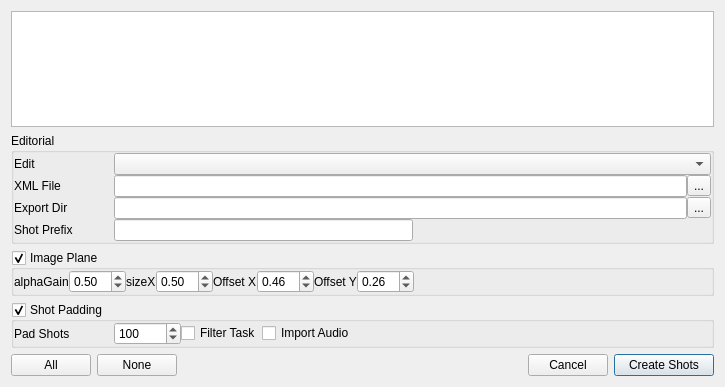
<?xml version="1.0" encoding="UTF-8"?>
<ui version="4.0">
 <class>SequenceShotTableDialog</class>
 <widget class="QDialog" name="SequenceShotTableDialog">
  <property name="geometry">
   <rect>
    <x>0</x>
    <y>0</y>
    <width>725</width>
    <height>387</height>
   </rect>
  </property>
  <property name="windowTitle">
   <string>Dialog</string>
  </property>
  <layout class="QVBoxLayout" name="verticalLayout_5">
   <item>
    <widget class="QTableView" name="tableView"/>
   </item>
   <item>
    <widget class="QGroupBox" name="groupBox_2">
     <property name="title">
      <string>Editorial</string>
     </property>
     <layout class="QVBoxLayout" name="verticalLayout_4">
      <property name="spacing">
       <number>0</number>
      </property>
      <property name="leftMargin">
       <number>0</number>
      </property>
      <property name="topMargin">
       <number>0</number>
      </property>
      <property name="rightMargin">
       <number>0</number>
      </property>
      <property name="bottomMargin">
       <number>0</number>
      </property>
      <item>
       <layout class="QHBoxLayout" name="horizontalLayout_7">
        <item>
         <widget class="QLabel" name="labelEdit">
          <property name="minimumSize">
           <size>
            <width>100</width>
            <height>0</height>
           </size>
          </property>
          <property name="maximumSize">
           <size>
            <width>100</width>
            <height>16777215</height>
           </size>
          </property>
          <property name="text">
           <string>Edit</string>
          </property>
         </widget>
        </item>
        <item>
         <widget class="QComboBox" name="comboBoxEdit"/>
        </item>
       </layout>
      </item>
      <item>
       <layout class="QHBoxLayout" name="horizontalLayout_5">
        <item>
         <widget class="QLabel" name="labelXmlFile">
          <property name="minimumSize">
           <size>
            <width>100</width>
            <height>0</height>
           </size>
          </property>
          <property name="maximumSize">
           <size>
            <width>100</width>
            <height>16777215</height>
           </size>
          </property>
          <property name="text">
           <string>XML File</string>
          </property>
         </widget>
        </item>
        <item>
         <widget class="QLineEdit" name="lineEditXmlFile"/>
        </item>
        <item>
         <widget class="QToolButton" name="toolButtonXmlFile">
          <property name="text">
           <string>...</string>
          </property>
         </widget>
        </item>
       </layout>
      </item>
      <item>
       <layout class="QHBoxLayout" name="horizontalLayout_6">
        <item>
         <widget class="QLabel" name="labelExportDir">
          <property name="minimumSize">
           <size>
            <width>100</width>
            <height>0</height>
           </size>
          </property>
          <property name="maximumSize">
           <size>
            <width>100</width>
            <height>16777215</height>
           </size>
          </property>
          <property name="text">
           <string>Export Dir</string>
          </property>
         </widget>
        </item>
        <item>
         <widget class="QLineEdit" name="lineEditExportDir"/>
        </item>
        <item>
         <widget class="QToolButton" name="toolButtonExportDir">
          <property name="text">
           <string>...</string>
          </property>
         </widget>
        </item>
       </layout>
      </item>
      <item>
       <layout class="QHBoxLayout" name="horizontalLayout_3">
        <item>
         <widget class="QLabel" name="labelShotPrefix">
          <property name="minimumSize">
           <size>
            <width>100</width>
            <height>0</height>
           </size>
          </property>
          <property name="maximumSize">
           <size>
            <width>100</width>
            <height>16777215</height>
           </size>
          </property>
          <property name="text">
           <string>Shot Prefix</string>
          </property>
         </widget>
        </item>
        <item>
         <widget class="QLineEdit" name="lineEditShotPrefix"/>
        </item>
        <item>
         <spacer name="horizontalSpacer_3">
          <property name="orientation">
           <enum>Qt::Horizontal</enum>
          </property>
          <property name="sizeHint" stdset="0">
           <size>
            <width>40</width>
            <height>20</height>
           </size>
          </property>
         </spacer>
        </item>
       </layout>
      </item>
     </layout>
    </widget>
   </item>
   <item>
    <widget class="QGroupBox" name="groupBoxImagePlane">
     <property name="title">
      <string>Image Plane</string>
     </property>
     <property name="checkable">
      <bool>true</bool>
     </property>
     <layout class="QVBoxLayout" name="verticalLayout_2">
      <property name="spacing">
       <number>0</number>
      </property>
      <property name="leftMargin">
       <number>0</number>
      </property>
      <property name="topMargin">
       <number>0</number>
      </property>
      <property name="rightMargin">
       <number>0</number>
      </property>
      <property name="bottomMargin">
       <number>0</number>
      </property>
      <item>
       <layout class="QVBoxLayout" name="verticalLayout">
        <item>
         <layout class="QHBoxLayout" name="horizontalLayout_4">
          <item>
           <widget class="QLabel" name="labeAlphaGain">
            <property name="text">
             <string>alphaGain</string>
            </property>
           </widget>
          </item>
          <item>
           <widget class="QDoubleSpinBox" name="doubleSpinBoxAlphaGain">
            <property name="value">
             <double>0.500000000000000</double>
            </property>
           </widget>
          </item>
          <item>
           <widget class="QLabel" name="labelSizeX">
            <property name="text">
             <string>sizeX</string>
            </property>
           </widget>
          </item>
          <item>
           <widget class="QDoubleSpinBox" name="doubleSpinBoxSizeX">
            <property name="value">
             <double>0.500000000000000</double>
            </property>
           </widget>
          </item>
          <item>
           <widget class="QLabel" name="labelOffsetX">
            <property name="text">
             <string>Offset X</string>
            </property>
           </widget>
          </item>
          <item>
           <widget class="QDoubleSpinBox" name="doubleSpinBoxOffsetX">
            <property name="value">
             <double>0.460000000000000</double>
            </property>
           </widget>
          </item>
          <item>
           <widget class="QLabel" name="labelOffsetY">
            <property name="text">
             <string>Offset Y</string>
            </property>
           </widget>
          </item>
          <item>
           <widget class="QDoubleSpinBox" name="doubleSpinBoxOffsetY">
            <property name="value">
             <double>0.260000000000000</double>
            </property>
           </widget>
          </item>
          <item>
           <spacer name="horizontalSpacer_4">
            <property name="orientation">
             <enum>Qt::Horizontal</enum>
            </property>
            <property name="sizeHint" stdset="0">
             <size>
              <width>40</width>
              <height>20</height>
             </size>
            </property>
           </spacer>
          </item>
         </layout>
        </item>
       </layout>
      </item>
     </layout>
    </widget>
   </item>
   <item>
    <widget class="QGroupBox" name="groupBoxShotPadding">
     <property name="title">
      <string>Shot Padding</string>
     </property>
     <property name="checkable">
      <bool>true</bool>
     </property>
     <layout class="QVBoxLayout" name="verticalLayout_3">
      <property name="spacing">
       <number>0</number>
      </property>
      <property name="leftMargin">
       <number>0</number>
      </property>
      <property name="topMargin">
       <number>0</number>
      </property>
      <property name="rightMargin">
       <number>0</number>
      </property>
      <property name="bottomMargin">
       <number>0</number>
      </property>
      <item>
       <layout class="QHBoxLayout" name="horizontalLayout_2">
        <item>
         <widget class="QLabel" name="labelShotPadding">
          <property name="minimumSize">
           <size>
            <width>100</width>
            <height>0</height>
           </size>
          </property>
          <property name="maximumSize">
           <size>
            <width>100</width>
            <height>16777215</height>
           </size>
          </property>
          <property name="text">
           <string>Pad Shots</string>
          </property>
         </widget>
        </item>
        <item>
         <widget class="QSpinBox" name="spinBoxPadShots">
          <property name="maximum">
           <number>999999</number>
          </property>
          <property name="value">
           <number>100</number>
          </property>
         </widget>
        </item>
        <item>
         <widget class="QCheckBox" name="checkBoxFilterTask">
          <property name="text">
           <string>Filter Task</string>
          </property>
         </widget>
        </item>
        <item>
         <widget class="QCheckBox" name="checkBoxImportAudio">
          <property name="text">
           <string>Import Audio</string>
          </property>
         </widget>
        </item>
        <item>
         <spacer name="horizontalSpacer_2">
          <property name="orientation">
           <enum>Qt::Horizontal</enum>
          </property>
          <property name="sizeHint" stdset="0">
           <size>
            <width>40</width>
            <height>20</height>
           </size>
          </property>
         </spacer>
        </item>
       </layout>
      </item>
     </layout>
    </widget>
   </item>
   <item>
    <layout class="QHBoxLayout" name="horizontalLayout">
     <item>
      <widget class="QPushButton" name="buttonAll">
       <property name="text">
        <string>All</string>
       </property>
      </widget>
     </item>
     <item>
      <widget class="QPushButton" name="buttonClear">
       <property name="text">
        <string>None</string>
       </property>
      </widget>
     </item>
     <item>
      <spacer name="horizontalSpacer">
       <property name="orientation">
        <enum>Qt::Horizontal</enum>
       </property>
       <property name="sizeHint" stdset="0">
        <size>
         <width>40</width>
         <height>20</height>
        </size>
       </property>
      </spacer>
     </item>
     <item>
      <widget class="QPushButton" name="buttonCancel">
       <property name="text">
        <string>Cancel</string>
       </property>
      </widget>
     </item>
     <item>
      <widget class="QPushButton" name="buttonCreateShots">
       <property name="minimumSize">
        <size>
         <width>100</width>
         <height>0</height>
        </size>
       </property>
       <property name="maximumSize">
        <size>
         <width>100</width>
         <height>16777215</height>
        </size>
       </property>
       <property name="text">
        <string>Create Shots</string>
       </property>
       <property name="default">
        <bool>true</bool>
       </property>
      </widget>
     </item>
    </layout>
   </item>
  </layout>
 </widget>
 <resources/>
 <connections/>
</ui>
